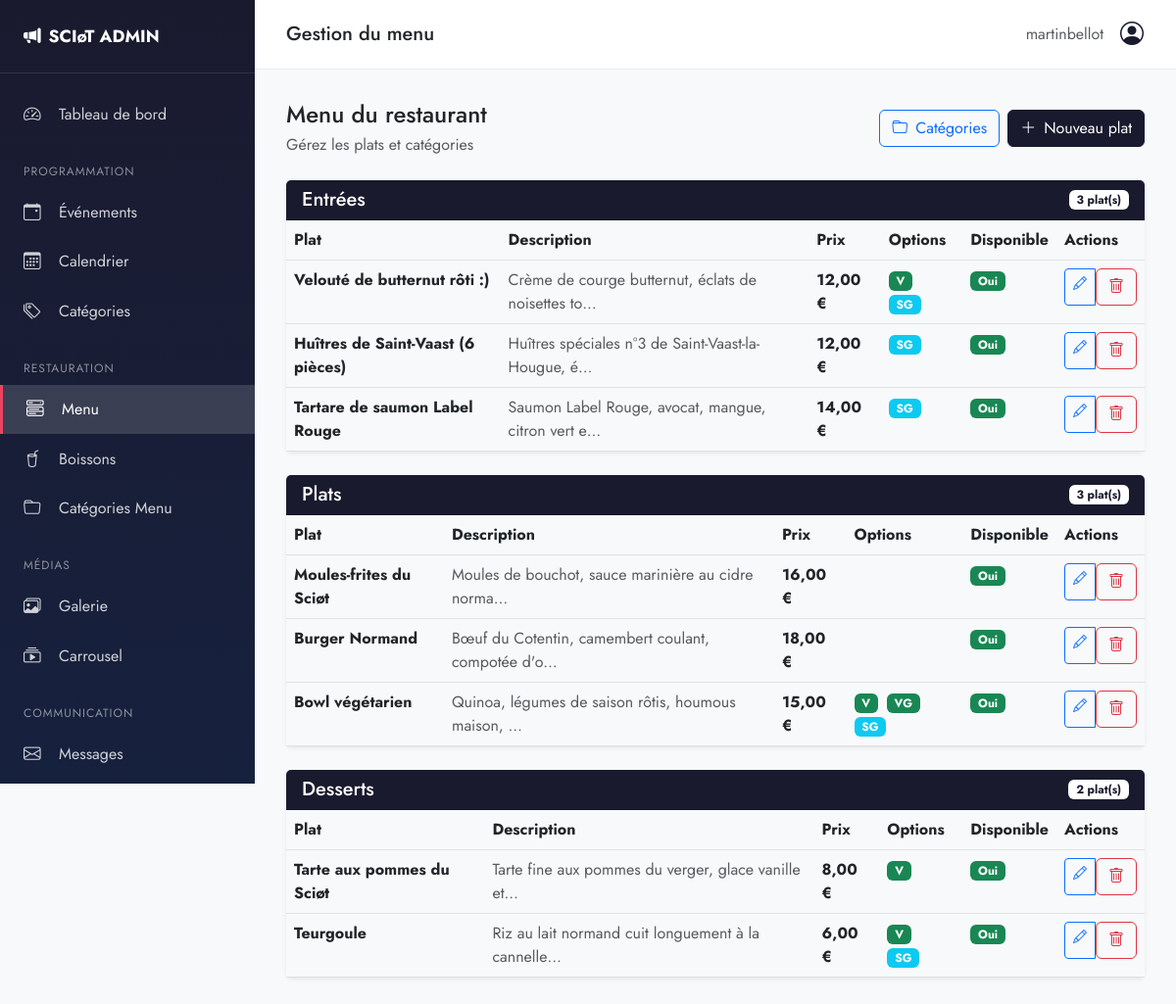
The page /admin-panel/menu/ (signed in) on the database as committed earlier.
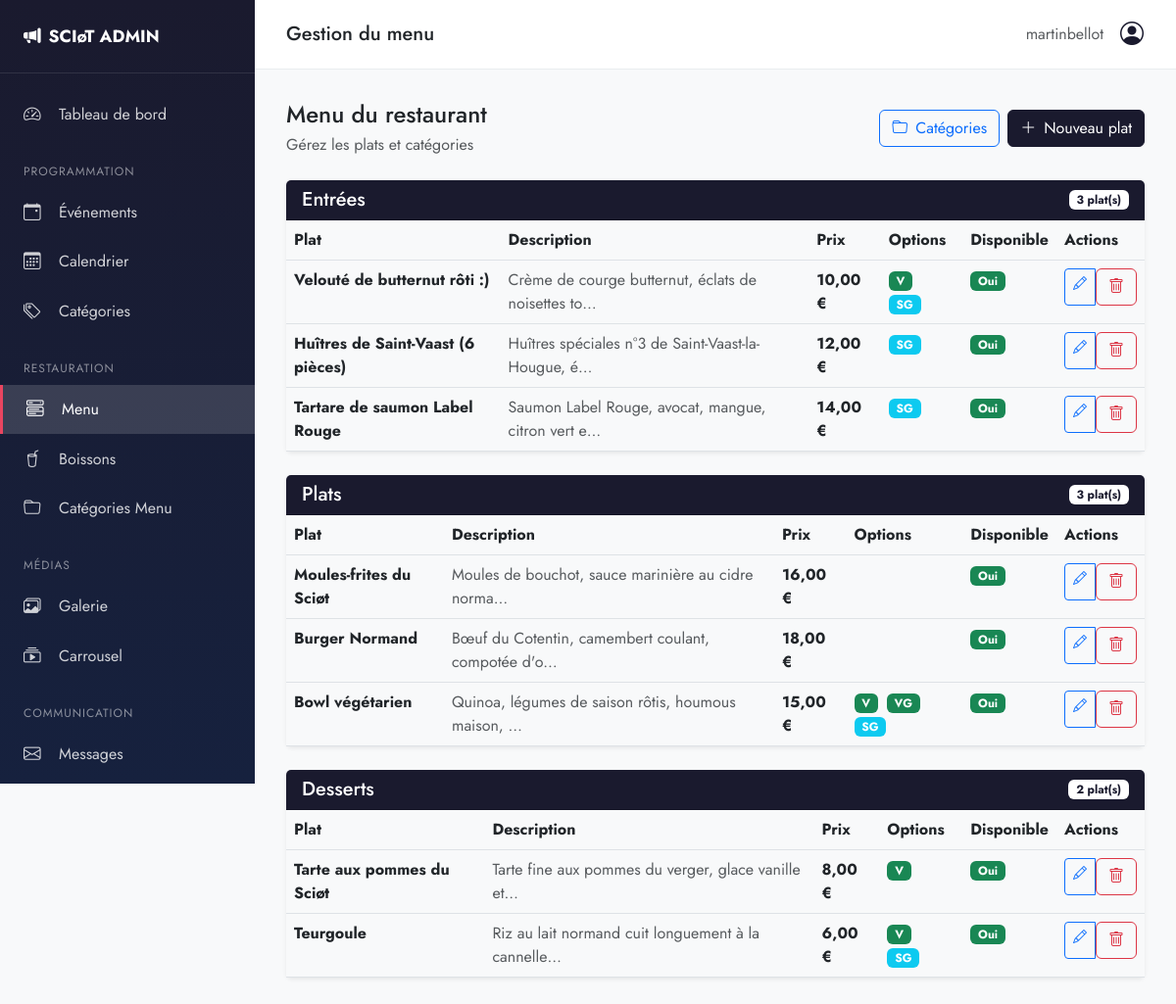
The same page on the database as committed later.
### menu/models.py (models this page shows, shortened)
class MenuItem(models.Model):
    category = models.ForeignKey(
        MenuCategory,
        on_delete=models.CASCADE,
        related_name='items',
        verbose_name="Catégorie"
    )
    name = models.CharField(max_length=200, verbose_name="Nom")
    description = models.TextField(blank=True, verbose_name="Description")
    price = models.DecimalField(max_digits=6, decimal_places=2, verbose_name="Prix (€)")
    is_vegetarian = models.BooleanField(default=False, verbose_name="Végétarien")
    is_vegan = models.BooleanField(default=False, verbose_name="Végan")
    is_gluten_free = models.BooleanField(default=False, verbose_name="Sans gluten")
    is_spicy = models.BooleanField(default=False, verbose_name="Épicé")
    image = models.ImageField(upload_to='menu/', blank=True, null=True, verbose_name="Image")
    is_available = models.BooleanField(default=True, verbose_name="Disponible")
    is_featured = models.BooleanField(default=False, verbose_name="À la une")
    allergens = models.TextField(blank=True, verbose_name="Allergènes")
    order = models.PositiveIntegerField(default=0, verbose_name="Ordre d'affichage")
    created_at = models.DateTimeField(auto_now_add=True)
    updated_at = models.DateTimeField(auto_now=True)
    class Meta:
        verbose_name = "Item du menu"
        verbose_name_plural = "Items du menu"
        ordering = ['category__order', 'order', 'name']

### admin_custom/views.py (the view)
# urls.py: path('menu/', views.menu_list, name='menu'),
@login_required
@user_passes_test(is_staff)
def menu_list(request):
    categories = MenuCategory.objects.prefetch_related('items').all()
    return render(request, 'admin_custom/menu/list.html', {
        'categories': categories,
    })

### admin_custom/views.py (called while the page is built)
def is_staff(user):
    return user.is_staff

### templates/admin_custom/menu/list.html (shortened to what the changed rows need)
{% extends 'admin_custom/base.html' %}
{% block content %}
{% for category in categories %}
<div class="card border-0 shadow-sm mb-4">
    <div class="card-header bg-primary text-white d-flex justify-content-between align-items-center">
        <h5 class="mb-0">
            {{ category.name }}
        </h5>
        <span class="badge bg-white text-primary">{{ category.items.count }} plat(s)</span>
    </div>
    <div class="card-body p-0">
        <div class="table-responsive">
            <table class="table table-hover mb-0">
                <thead class="bg-light">
                    <tr>
                        <th>Plat</th>
                        <th>Description</th>
                        <th>Prix</th>
                        <th>Options</th>
                        <th>Disponible</th>
                        <th>Actions</th>
                    </tr>
                </thead>
                <tbody>
                    {% for item in category.items.all %}
                    <tr>
                        <td>
                            <div class="d-flex align-items-center gap-2">
                                <div class="fw-bold">{{ item.name }}</div>
                            </div>
                        </td>
                        <td class="text-muted">{{ item.description|truncatechars:50 }}</td>
                        <td class="fw-bold">{{ item.price }} €</td>
                        <td>
                            {% if item.is_vegetarian %}<span class="badge bg-success me-1" title="Végétarien">V</span>{% endif %}
                            {% if item.is_gluten_free %}<span class="badge bg-info me-1" title="Sans gluten">SG</span>{% endif %}
                        </td>
                        <td>
                            {% if item.is_available %}
                            <span class="badge bg-success">Oui</span>
                            {% else %}
                            <span class="badge bg-secondary">Non</span>
                            {% endif %}
                        </td>
                        <td>
                            <div class="btn-group btn-group-sm">
                                <a href="{% url 'admin_custom:menu_item_edit' item.pk %}" class="btn btn-outline-primary">
                                    <i class="bi bi-pencil"></i>
                                </a>
                                <form method="post" action="{% url 'admin_custom:menu_item_delete' item.pk %}" class="d-inline" onsubmit="return confirm('Supprimer ce plat ?')">
                                    <button type="submit" class="btn btn-outline-danger">
                                        <i class="bi bi-trash"></i>
                                    </button>
                                </form>
                            </div>
                        </td>
                    </tr>
                    {% empty %}
                    <tr>
                        <td colspan="6" class="text-center py-4 text-muted">
                            Aucun plat dans cette catégorie
                        </td>
                    </tr>
                    {% endfor %}
                </tbody>
            </table>
        </div>
    </div>
</div>
{% empty %}
<div class="text-center py-5">
    <i class="bi bi-menu-button-wide fs-1 text-muted"></i>
    <p class="text-muted mt-2">Aucune catégorie de menu</p>
    <a href="{% url 'admin_custom:menu_categories' %}" class="btn btn-primary mt-2">Créer une catégorie</a>
</div>
{% endfor %}
{% endblock %}

Rows that differ between the two databases and show on the page:
changed MenuItem "Velouté de butternut rôti :)": price "12,00" → "10,00"
